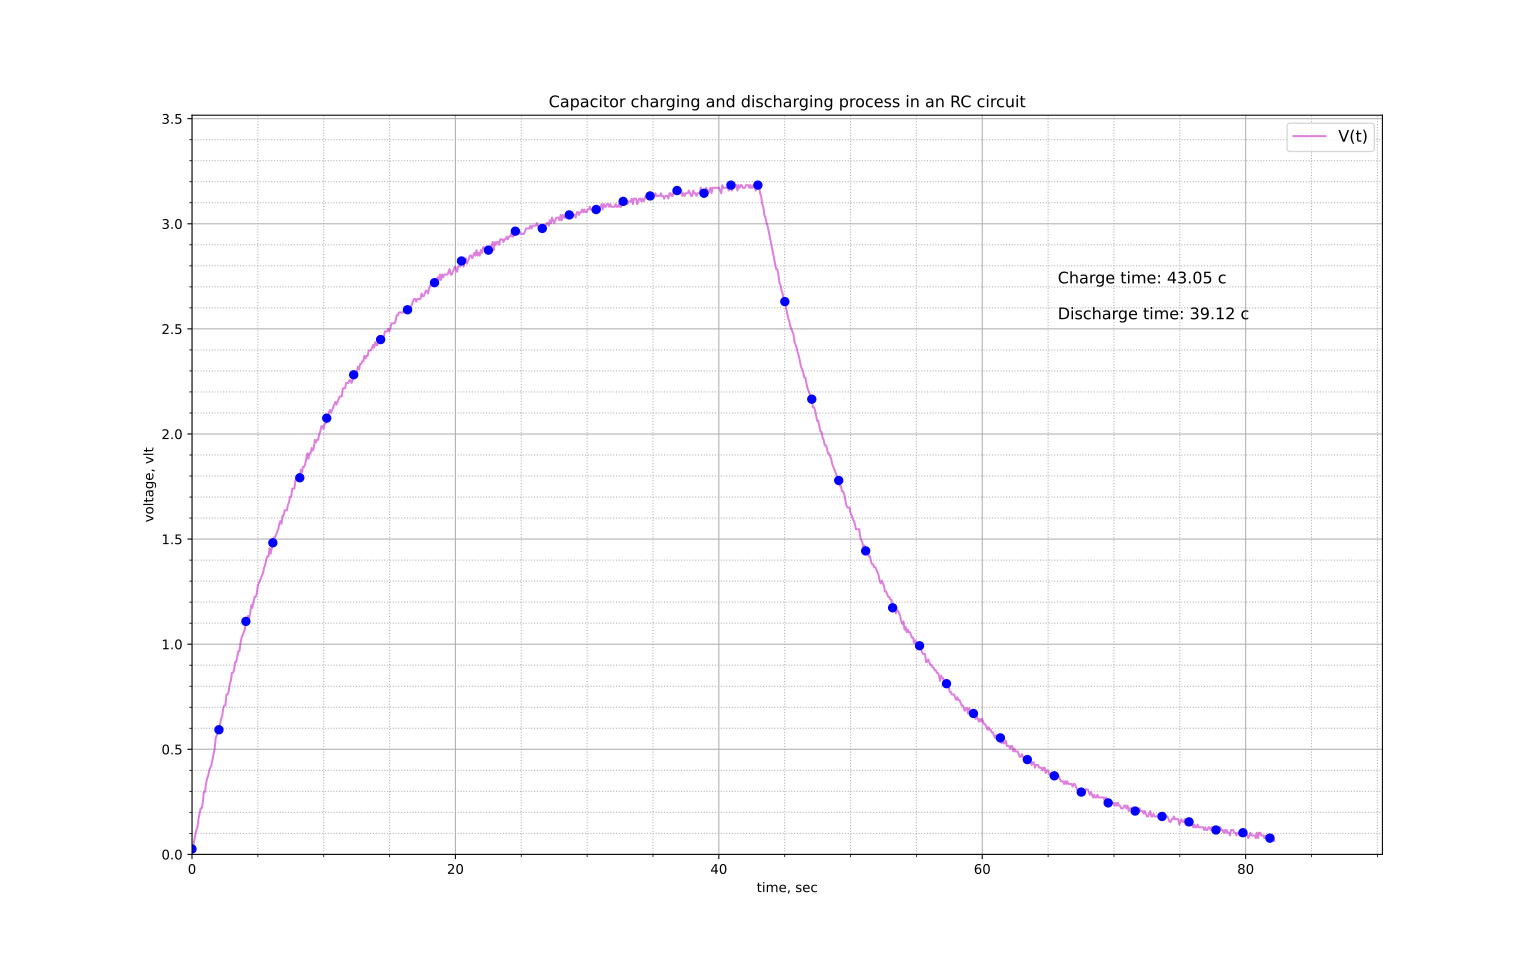

Here is the Python script that generated this plot:
#!/bin/python3
import matplotlib.pyplot as plt
import numpy as np


v_data = np.loadtxt("data-22.04.20-17.13.54.txt")

with open("settings-22.04.20-17.13.54.txt") as sets:
    set_inp = sets.readlines()

t_step = float(set_inp[0].split(" ")[2])
v_step = float(set_inp[1].split(" ")[2])

v_data *= v_step

t_data = np.arange(0, (len(v_data) - 0.99) * t_step, t_step)

fig, ax = plt.subplots(figsize=(16,10), dpi=200)


ax.set_xlabel("time, sec")
ax.set_ylabel("voltage, vlt")
ax.set_title("Capacitor charging and discharging process in an RC circuit", wrap=True)

plt.text(0.8 * max(t_data), 0.8 * max(v_data), \
        f"Charge time: {v_data.argmax() * t_step :.2f} с \n\nDischarge time: {(max(t_data) - v_data.argmax() * t_step) :.2f} с", \
        size='large', wrap=True)


ax.minorticks_on()
ax.grid(True)
ax.grid(True, 'minor', ls=':')

ax.set_xlim(0, 1.1 * max(t_data))
ax.set_ylim(0, 1.1 * max(v_data))

stp=25
plt.plot(t_data, v_data, color = 'm', alpha = 0.5, label="V(t)")
ax.plot(t_data[::stp], v_data[::stp], 'bo')
ax.legend(fontsize = 'large')
fig.savefig("plot.svg", format="svg", dpi=200)
plt.show()
